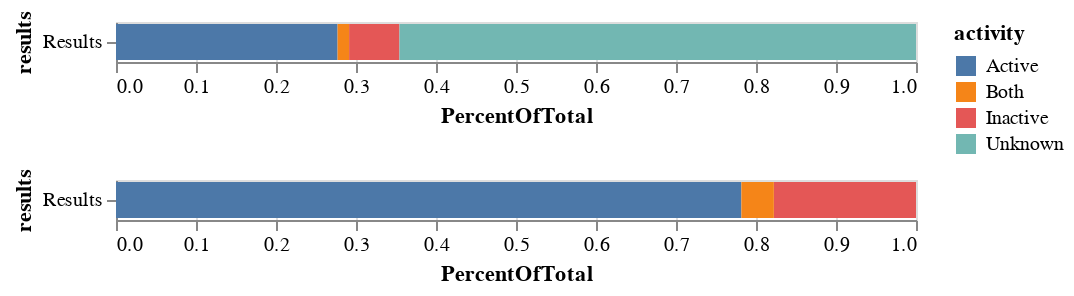

Source (notebook cell):
### Code cell
chart_one = alt.Chart(df).transform_joinaggregate(
        Total='sum(number)'
    ).transform_calculate(PercentOfTotal="datum.number / datum.Total").mark_bar().encode(
    x=alt.X('PercentOfTotal:Q'),#,sort='descending'),
    y='results',
    color=alt.condition(selector, 'activity', alt.value('lightgray')),
    order=alt.Order('activity', sort='ascending')
).add_selection(
    selector
)

chart_two = alt.Chart(df.iloc[:3]).transform_joinaggregate(
        Total='sum(number)'
    ).transform_calculate(PercentOfTotal="datum.number / datum.Total").mark_bar().encode(
    x=alt.X('PercentOfTotal:Q'),#,sort='descending'),
    y='results',
    color=alt.condition(selector, 'activity', alt.value('lightgray')),
    order=alt.Order('activity', sort='ascending')
).add_selection(
    selector
)

chart_one&chart_two

### Figure 1 — Vega-Lite specification as saved in the notebook (floating-point values rounded to 4 significant figures)
{"config": {"view": {"continuousWidth": 400, "continuousHeight": 300}}, "vconcat": [{"data": {"name": "data-db9936f7aa2e5b3dc28e2966254e7c8b"}, "mark": "bar", "encoding": {"color": {"condition": {"type": "nominal", "field": "activity", "selection": "selector004"}, "value": "lightgray"}, "order": {"type": "nominal", "field": "activity", "sort": "ascending"}, "x": {"type": "quantitative", "field": "PercentOfTotal"}, "y": {"type": "nominal", "field": "results"}}, "selection": {"selector004": {"type": "single", "encodings": ["x", "color"]}}, "transform": [{"joinaggregate": [{"op": "sum", "field": "number", "as": "Total"}]}, {"calculate": "datum.number / datum.Total", "as": "PercentOfTotal"}]}, {"data": {"name": "data-a6ab826c077c4643d440a9a496a699b3"}, "mark": "bar", "encoding": {"color": {"condition": {"type": "nominal", "field": "activity", "selection": "selector004"}, "value": "lightgray"}, "order": {"type": "nominal", "field": "activity", "sort": "ascending"}, "x": {"type": "quantitative", "field": "PercentOfTotal"}, "y": {"type": "nominal", "field": "results"}}, "selection": {"selector004": {"type": "single", "encodings": ["x", "color"]}}, "transform": [{"joinaggregate": [{"op": "sum", "field": "number", "as": "Total"}]}, {"calculate": "datum.number / datum.Total", "as": "PercentOfTotal"}]}], "$schema": "https://vega.github.io/schema/vega-lite/v4.8.1.json", "datasets": {"data-db9936f7aa2e5b3dc28e2966254e7c8b": [{"results": "Results", "activity": "Active", "number": 154, "proportion": 0.277}, {"results": "Results", "activity": "Inactive", "number": 35, "proportion": 0.06295}, {"results": "Results", "activity": "Both", "number": 8, "proportion": 0.01439}, {"results": "Results", "activity": "Unknown", "number": 359, "proportion": 0.6457}], "data-a6ab826c077c4643d440a9a496a699b3": [{"results": "Results", "activity": "Active", "number": 154, "proportion": 0.277}, {"results": "Results", "activity": "Inactive", "number": 35, "proportion": 0.06295}, {"results": "Results", "activity": "Both", "number": 8, "proportion": 0.01439}]}}
